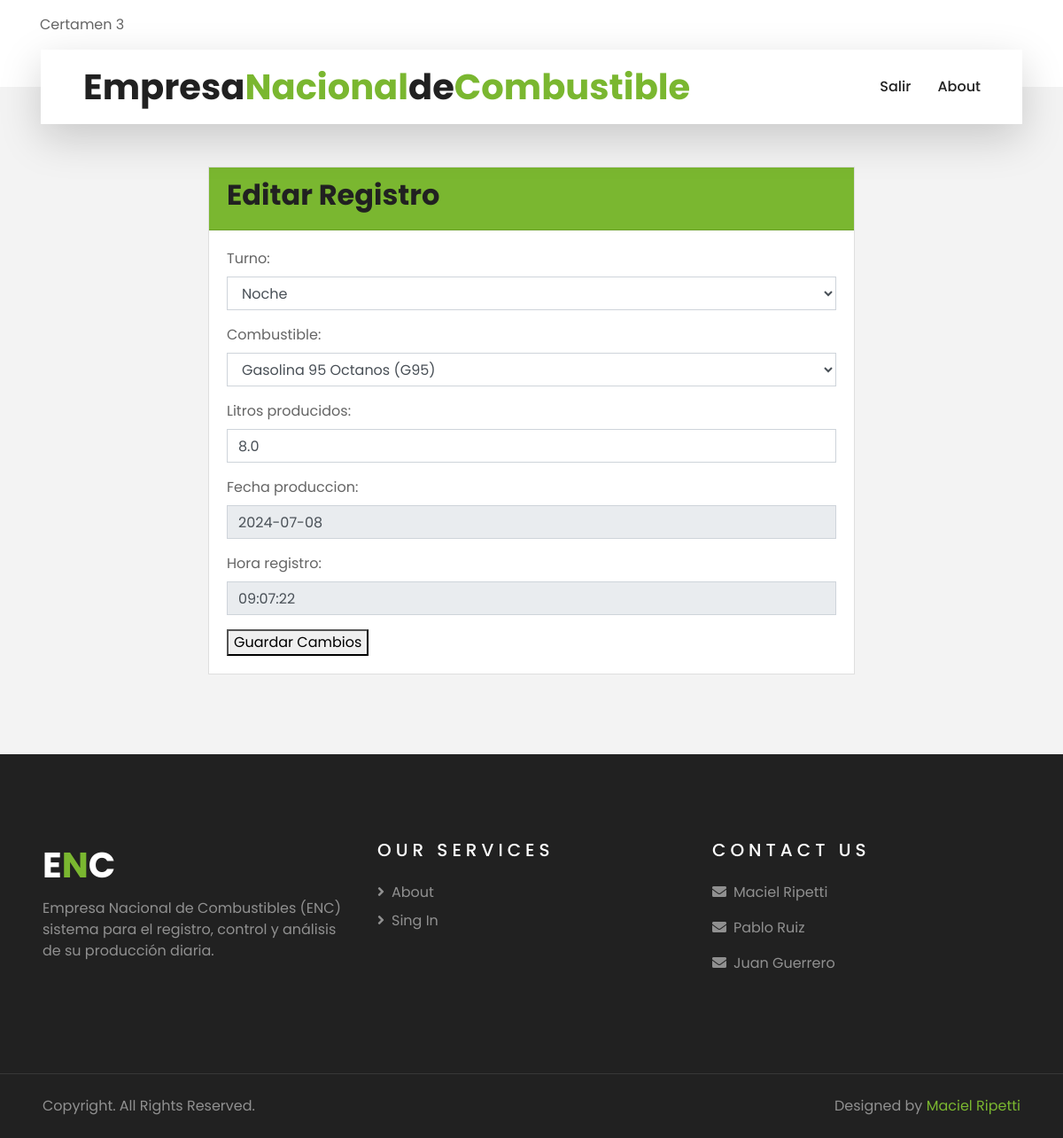
The app's page /editar/2/ (signed in), older data.
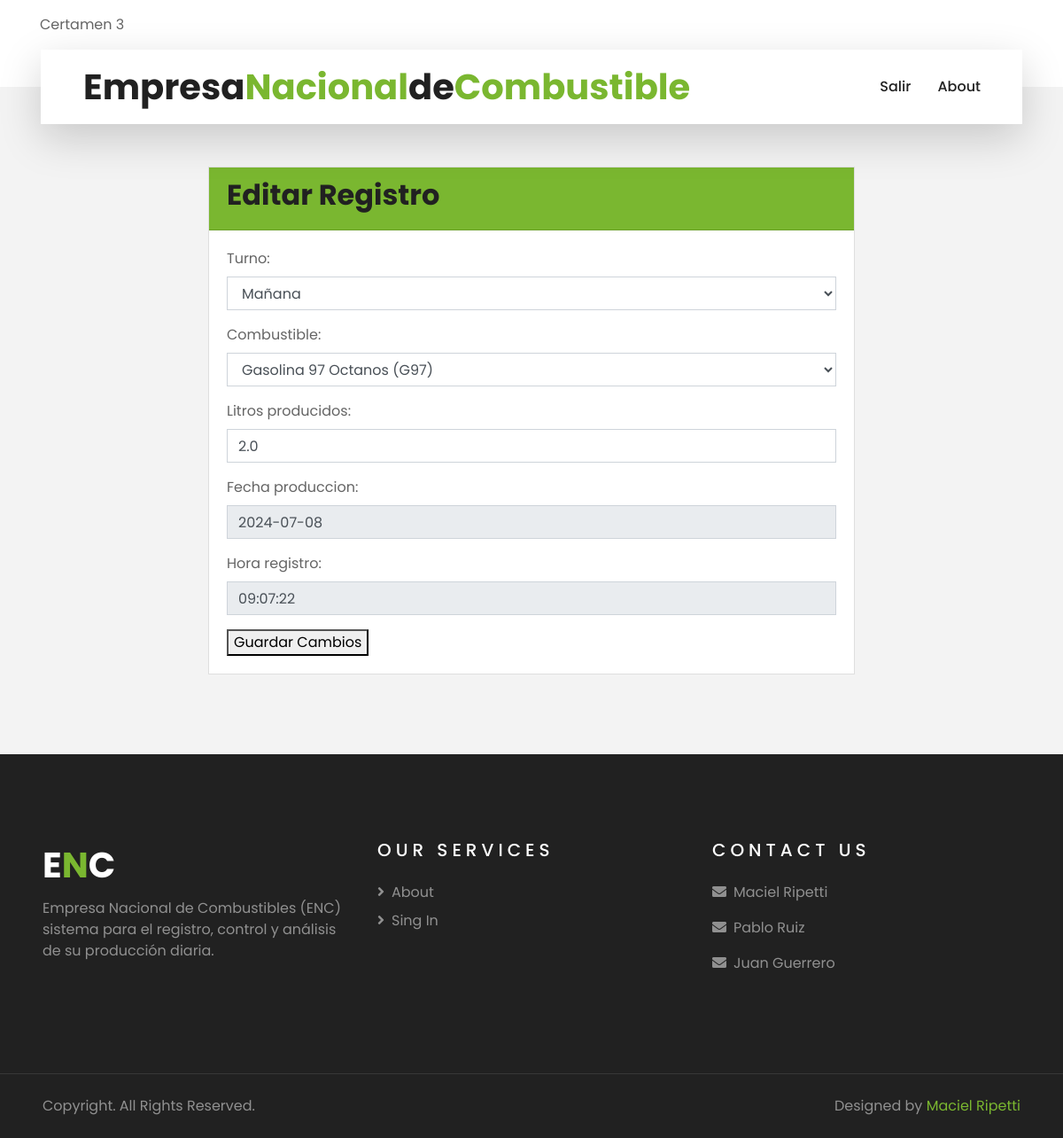
The same page, newer data.
### core/models.py (models this page shows, shortened)
class RegistroProduccion(models.Model):
    TURNO_CHOICES = [
        ('AM', 'Mañana'),
        ('PM', 'Tarde'),
        ('MM', 'Noche'),
    ]
    combustible = models.ForeignKey(Combustible, on_delete=models.CASCADE)
    litros_producidos = models.FloatField()
    fecha_produccion = models.DateField(default=timezone.now, editable=False)
    turno = models.CharField(max_length=2, choices=TURNO_CHOICES)
    hora_registro = models.TimeField(auto_now_add=True, editable=False)
    operador = models.ForeignKey(User, on_delete=models.CASCADE)

### core/views.py (the view)
# urls.py: path('editar/<int:registro_id>/', registro_views.editar_registro, name='editar_registro'),
@login_required
@group_required('Operador')
def editar_registro(request, registro_id):
    registro = get_object_or_404(RegistroProduccion, id=registro_id)
    if request.method == 'POST':
        form = RegistroProduccionForm(request.POST, instance=registro)
        if form.is_valid():
            form.save()
            return redirect('registros_usuario')
    else:
        form = RegistroProduccionForm(instance=registro)
    es_operador = request.user.groups.filter(name='Operador').exists()
    return render(request, 'core/editar_produccion.html', {'form': form, 'registro': registro, 'es_operador':es_operador})

### core/forms.py
class RegistroProduccionForm(forms.ModelForm):
    class Meta:
        model = RegistroProduccion
        fields = [ 'turno', 'combustible', 'litros_producidos']
    fecha_produccion = forms.DateField(
        initial=timezone.now().date(),
        widget=forms.TextInput(attrs={'readonly': 'readonly', 'class': 'form-control'})
    )
    hora_registro = forms.TimeField(
        initial=timezone.now().time(),
        widget=forms.TextInput(attrs={'readonly': 'readonly', 'class': 'form-control'})
    )
    def __init__(self, *args, **kwargs):
        super().__init__(*args, **kwargs)
        for field_name, field in self.fields.items():
            field.widget.attrs['class'] = 'form-control'
        self.fields['fecha_produccion'].widget.attrs['readonly'] = True
        self.fields['hora_registro'].widget.attrs['readonly'] = True

### core/models.py (called while the page is built)
    def __str__(self):
        return f"{self.nombre} ({self.codigo})"

### core/views.py (called while the page is built)
def group_required(*group_names):
    def check(user):
        if user.groups.filter(name__in=group_names).exists()    | user.is_superuser:
            return True
        else:
            return False
    return user_passes_test(check, login_url='core/index.html')

### core/templates/core/editar_produccion.html (shortened to what this page needs)
{% extends 'core/base.html' %}
{% load static %}
{% block content %}
<body>
    <div class="container mt-5">
        <div class="row justify-content-center">
            <div class="col-md-8">
                <div class="card">
                    <div class="card-header bg-primary text-white">
                        <h2>Editar Registro</h2>
                    </div>
                    <div class="card-body">
                        <form method="POST">
                            {{ form.as_p }}
                            <button type="submit">Guardar Cambios</button>
                        </form>
                    </div>
                </div>
            </div>
        </div>
    </div>
</body>
{% endblock content %}

Row changes from the older to the newer data that the page shows:
changed RegistroProduccion: turno "Noche" → "Mañana"; combustible "Gasolina 95 Octanos (G95)" → "Gasolina 97 Octanos (G97)"; litros_producidos "8.0" → "2.0"
